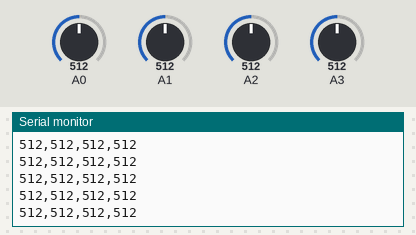
Recording of a sketch running on a simulated Arduino Uno, built with avr-gcc and run on an emulated ATmega328P. Shown: the last lines printed to the serial monitor. The test bench sets the inputs (shaded band); at power-on: A0 = 512, A1 = 512, A2 = 512, A3 = 512.

Above: at 1.2 s.
1.3 s: A0 set to 716
At 1.8 s:
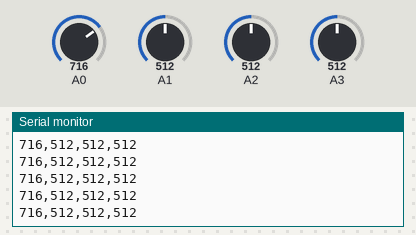
2.8 s: A1 set to 716
At 3.5 s:
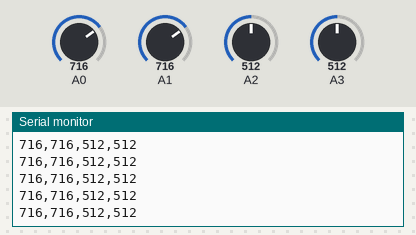
4.3 s: A2 set to 716
At 4.8 s:
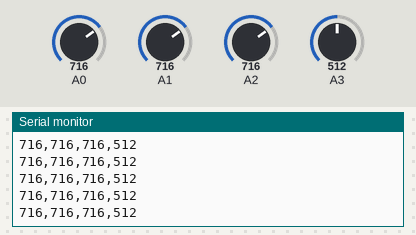
5.8 s: A3 set to 716
At 6.6 s:
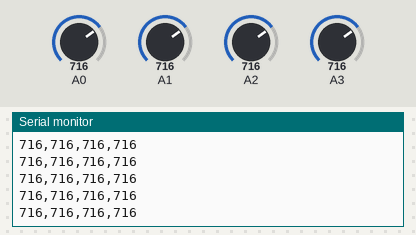
7.3 s: A0 set to 992
At 8.2 s:
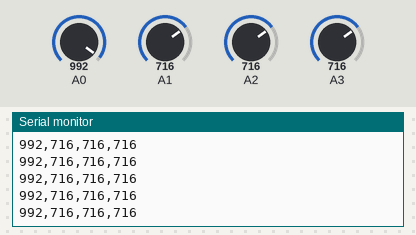
8.8 s: A1 set to 992
At 9.7 s:
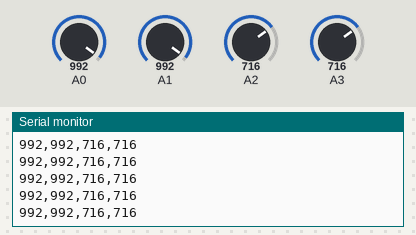
Timing chart, 0 to 11.3 s (numbered marks = the images above; inputs shaded):
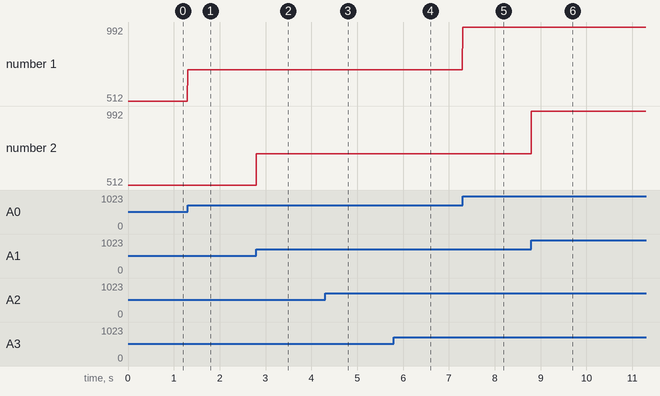

Measured:
- after the input at 1.3 s, the serial monitor: prints a new line at once (image 1)
- after the input at 2.8 s, the serial monitor: prints a new line at once (image 2)
- after the input at 4.3 s, the serial monitor: prints a new line at once (image 3)
- after the input at 5.8 s, the serial monitor: prints a new line at once (image 4)
- after the input at 7.3 s, the serial monitor: prints a new line at once (image 5)
- after the input at 8.8 s, the serial monitor: prints a new line at once (image 6)
- plotted number 1: 512 → 716 after the input at 1.3 s, 716 → 992 after the input at 7.3 s

The sketch:

read_sensor_edgetech.ino
```cpp
#define INTERVAL_TIME 5  /**< 周期実行の間隔 */
unsigned long prev_time;     /**< 周期実行の前回実行時刻 */
unsigned long interval_time; /**< 周期実行の間隔 */
#define BUF_SIZE 50       /**< シリアル通信の送信バッファのサイズ */
#define AIN_NUM 4 /** アナログ入力ピンの数 */

void sendData() {
  uint16_t i;
  uint16_t ain_values[AIN_NUM];
  char buf[BUF_SIZE];

  for (int i = 0; i < AIN_NUM; i++) {
    ain_values[i] = analogRead(i);
  }

  sprintf(
    buf,
    "%1u,%1u,%1u,%1u",
    ain_values[0],
    ain_values[1],
    ain_values[2],
    ain_values[3]);
  Serial.println(buf);

}

void setup() {
  uint16_t i;
  // put your setup code here, to run once:
  Serial.begin(115200);
  //アナログ入力ピンの初期化
  for(i = 0; i < AIN_NUM; i++){
    pinMode(i,INPUT_PULLUP);
  }
  // 周期実行の初期化
  prev_time = 0;
  interval_time = INTERVAL_TIME;
}

void loop() {
  // put your main code here, to run repeatedly:
  unsigned long curr_time;

  // 現在時刻を取得する
  curr_time = millis();

  // 周期実行
  if ((curr_time - prev_time) >= interval_time) {
    prev_time += interval_time;
    sendData();
  }
}
```
